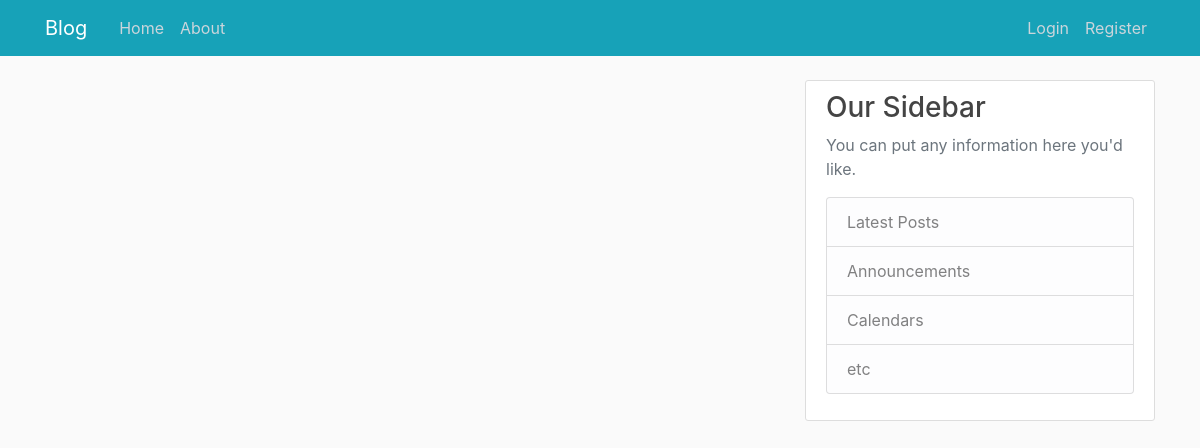
The app's page /home, older data.
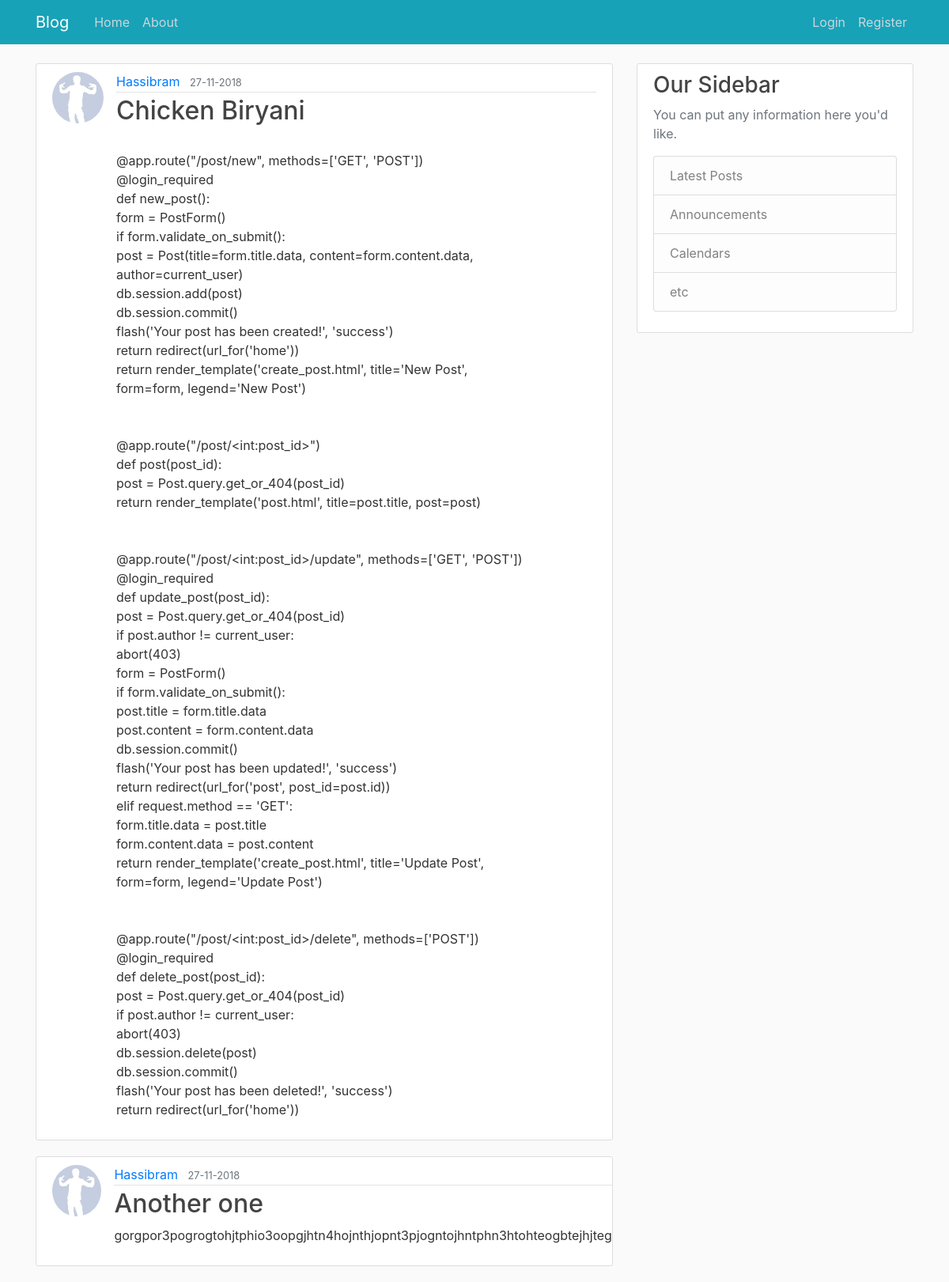
The same page, newer data.
### blog/models.py (models this page shows, shortened)
class Post(db.Model):
    id = db.Column(db.Integer, primary_key=True)
    title = db.Column(db.String(100), nullable=False)
    date_posted = db.Column(db.DateTime, nullable=False,
                            default=datetime.utcnow)
    content = db.Column(db.Text, nullable=False)
    user_id = db.Column(db.Integer, db.ForeignKey('user.id'), nullable=False)

class User(db.Model, UserMixin):
    id = db.Column(db.Integer, primary_key=True)
    username = db.Column(db.String(20), unique=True, nullable=False)
    email = db.Column(db.String(120), unique=True, nullable=False)
    image_file = db.Column(db.String(20), nullable=False,
                           default='default.jpg')
    password = db.Column(db.String(60), nullable=False)
    posts = db.relationship('Post', backref='author', lazy=True)

### blog/routes.py (the view)
@app.route("/")
@app.route("/home")
def home():
    posts = Post.query.all()
    return render_template('home.html', posts=posts)

### blog/templates/home.html
{% extends "layout.html" %}
{% block content %}
    {% for post in posts %}
        <article class="media content-section">
        <img class="rounded-circle article-img" src="{{ url_for('static', filename='profile_pics/' + post.author.image_file ) }}">
          <div class="media-body">
            <div class="article-metadata">
              <a class="mr-2" href="#">{{ post.author.username }}</a>
              <small class="text-muted">{{ post.date_posted.strftime('%d-%m-%Y') }}</small>
            </div>
            <h2><a class="article-title" href="{{ url_for('post', post_id=post.id )}}">{{ post.title }}</a></h2>
            <p class="article-content">{{ post.content }}</p>
          </div>
        </article>
    {% endfor %}
{% endblock content %}

### blog/templates/layout.html (shortened to what this page needs)
        <!DOCTYPE html>
        <html>
        <head>
        <link rel="stylesheet" href="https://maxcdn.bootstrapcdn.com/bootstrap/4.0.0/css/bootstrap.min.css">
        <link rel="stylesheet" type= "text/css" href="{{url_for('static',filename='css/index.css')}}">
        </head>
        <body>
        <header class="site-header">
        <nav class="navbar navbar-expand-md navbar-dark bg-info fixed-top">
        <div class="container">
            <a class="navbar-brand mr-4" href="/">Blog</a>
         <div class="collapse navbar-collapse" id="navbarToggle">
         <div class="navbar-nav mr-auto">
         <a class="nav-item nav-link" href="{{ url_for('home') }}">Home</a>
         <a class="nav-item nav-link" href="{{ url_for('about') }}">About</a>
         </div>
          <div class="navbar-nav">
            {% if current_user.is_authenticated %}
            <a class="nav-item nav-link" href="{{ url_for('new_post') }}">New Post</a>
            <a class="nav-item nav-link" href="{{ url_for('account') }}">Account</a>
            <a class="nav-item nav-link" href="{{ url_for('logout') }}">Logout</a>
            {% else %}
            <a class="nav-item nav-link" href="{{ url_for('login') }}">Login</a>
            <a class="nav-item nav-link" href="{{ url_for('register') }}">Register</a>
            {% endif %}
         </div>
         </div>
        </div>
        </nav>
        </header>
        <main role="main" class="container">
        <div class="row">
        <div class="col-md-8">
        {% block content %}{% endblock %}
        </div>
        <div class="col-md-4">
        <div class="content-section">
        <h3>Our Sidebar</h3>
        <p class='text-muted'>You can put any information here you'd like.
        <ul class="list-group">
        <li class="list-group-item list-group-item-light">Latest Posts</li>
        <li class="list-group-item list-group-item-light">Announcements</li>
        <li class="list-group-item list-group-item-light">Calendars</li>
        <li class="list-group-item list-group-item-light">etc</li>
        </ul>
        </p>
        </div>
        </div>
        </div>
        </main>
        </body>
        </html>

### blog/static/css/index.css (style rules this page uses)
body { background: #fafafa; color: #333333; margin-top: 5rem; }
h1, h2, h3, h4, h5, h6 { color: #444444; }
.bg-info { background-color: #5f788a; }
.site-header .navbar-nav .nav-link { color: #cbd5db; }
.content-section { background: #ffffff; padding: 10px 20px; border: 1px solid #dddddd; border-radius: 3px; margin-bottom: 20px; }
.article-title { color: #444444; }
.article-content { white-space: pre-line; }
.article-img { height: 65px; width: 65px; margin-right: 16px; }
.article-metadata { padding-bottom: 1px; margin-bottom: 4px; border-bottom: 1px solid #e3e3e3 }

Row changes from the older to the newer data that the page shows:
added Post: image_file (placeholder picture), author.username "Hassibram", date_posted "27-11-2018", title "Chicken Biryani", content "@app.route(\"/post/new\", methods=['GET', 'POST']) @login_required def new_post(): form = PostForm() if form.validate_on_submit(): post = Post(title=form.title.data, content=form.content.data, author=current_user) db.session.add(post) db.session.commit() flash('Your post has been created!', 'success') return redirect(url_for('home')) return render_template('create_post.html', title='New Post', form=form, legend='New Post') @app.route(\"/post/<int:post_id>\") def post(post_id): post = Post.query.get_or_404(post_id) return render_template('post.html', title=post.title, post=post) @app.route(\"/post/<int:post_id>/update\", methods=['GET', 'POST']) @login_required def update_post(post_id): post =…"
added Post: image_file (placeholder picture), author.username "Hassibram", date_posted "27-11-2018", title "Another one", content "gorgpor3pogrogtohjtphio3oopgjhtn4hojnthjopnt3pjogntojhntphn3htohteogbtejhjteg"
